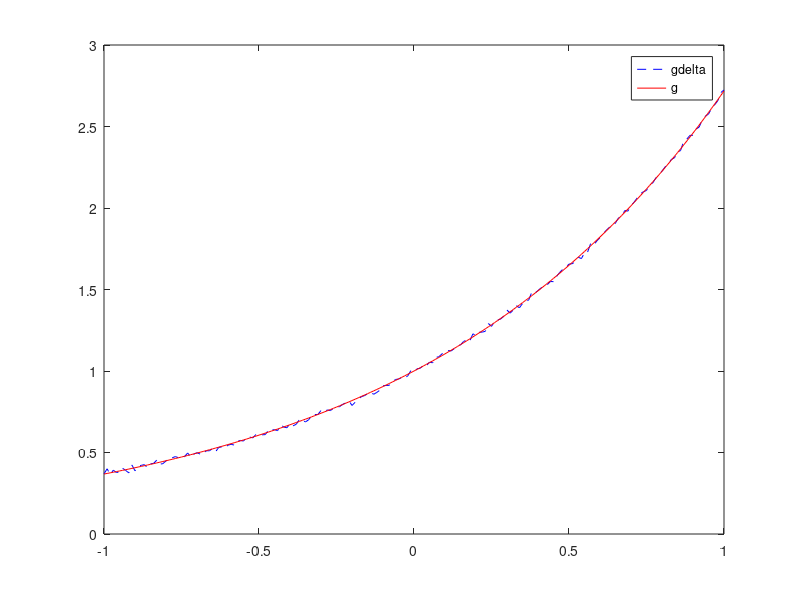

Write MATLAB code to recreate this figure. (Note: this script raises an error after producing the figure.)
%% Exercise Sheet 1
%{
Implement differentiation method.
g = exp(-1,1)
noisy g = gdelta = g+ normal distributed noise with mean 0 and std 0.01 to
g
1. Find h+ by visual comparison with true derivative g'
2. Plot g' and D_(h+)(gdelta)

%}

%% Preliminary 
divz = 0.01;
x = -1.0:divz:1.0;
g_vec = exp(x);

%Creating noise : std*randn() + mean
rng(31415);
noise = 0.01*randn(1,length(g_vec)) + 0.0;
% disp([mean(noise), std(noise)]);

%noisy data
gdelta = g_vec+noise;

%Plot g and noisy g
hold off
plot(x,gdelta, "blue",'LineStyle', '--')
hold on
plot(x,g_vec,color="red")
hold off
legend('gdelta', 'g')

%% Part 1 : Finding h+
h_div = 1:1:50;
norms = zeros(size(h_div));
for j=h_div
    dgd_v = zeros(size(gdelta));
    h = divz*h_div(j);
    divtemp = 0:divz:1.0;
    h_i = find(divtemp==h,1);
    
    for i = 1:length(dgd_v)
        if ismember(i,1:h_i)
            dgd_v(i) = gdelta(i);
        elseif ismember(i,(length(dgd_v)-h_i):length(dgd_v))
            dgd_v(i)=gdelta(i);
        end
    end
    
    inter = (h_i+1):(length(g_vec)-h_i); 
    for i=inter
        dgd_v(i) = dg_d(gdelta,h,i);
    end
    
    norms(j) = norm(g_vec(inter)-dgd_v(inter));
end

%% Plotting with optimal h: h+
dgd_v = zeros(size(gdelta));
    h = divz*30;
    divtemp = 0:divz:1.0;
    h_i = find(divtemp==h,1);
    
    for i = 1:length(dgd_v)
        if ismember(i,1:h_i)
            dgd_v(i) = gdelta(i);
        elseif ismember(i,(length(dgd_v)-h_i):length(dgd_v))
            dgd_v(i)=gdelta(i);
        end
    end
    
    inter = (h_i+1):(length(g_vec)-h_i); 
    for i=inter
        dgd_v(i) = dg_d(gdelta,h,i);
    end
    
hold off
plot(x, g_vec, "red")
hold on
plot(x, dgd_v, "green")

%%
disp('done')
%% Functions
function dgd = dg_d(gdelta, h,z)
    divz = 0.01;
    x1 = int32(z+((h/divz)+1));
    x2 = int32(z-((h/divz)+1));
    dgd = (1/(2*h))*(gdelta(x1) - gdelta(x2));
end



